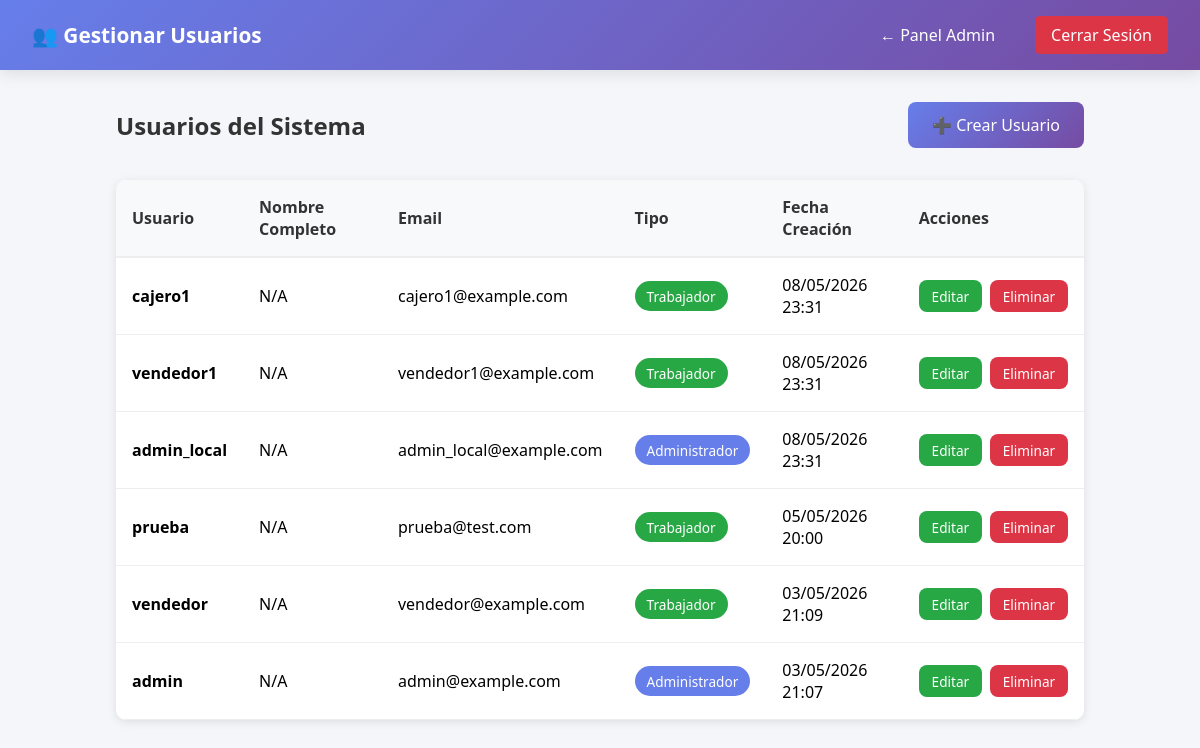
The page /configuracion/usuarios/ (signed in) on the database as committed earlier.
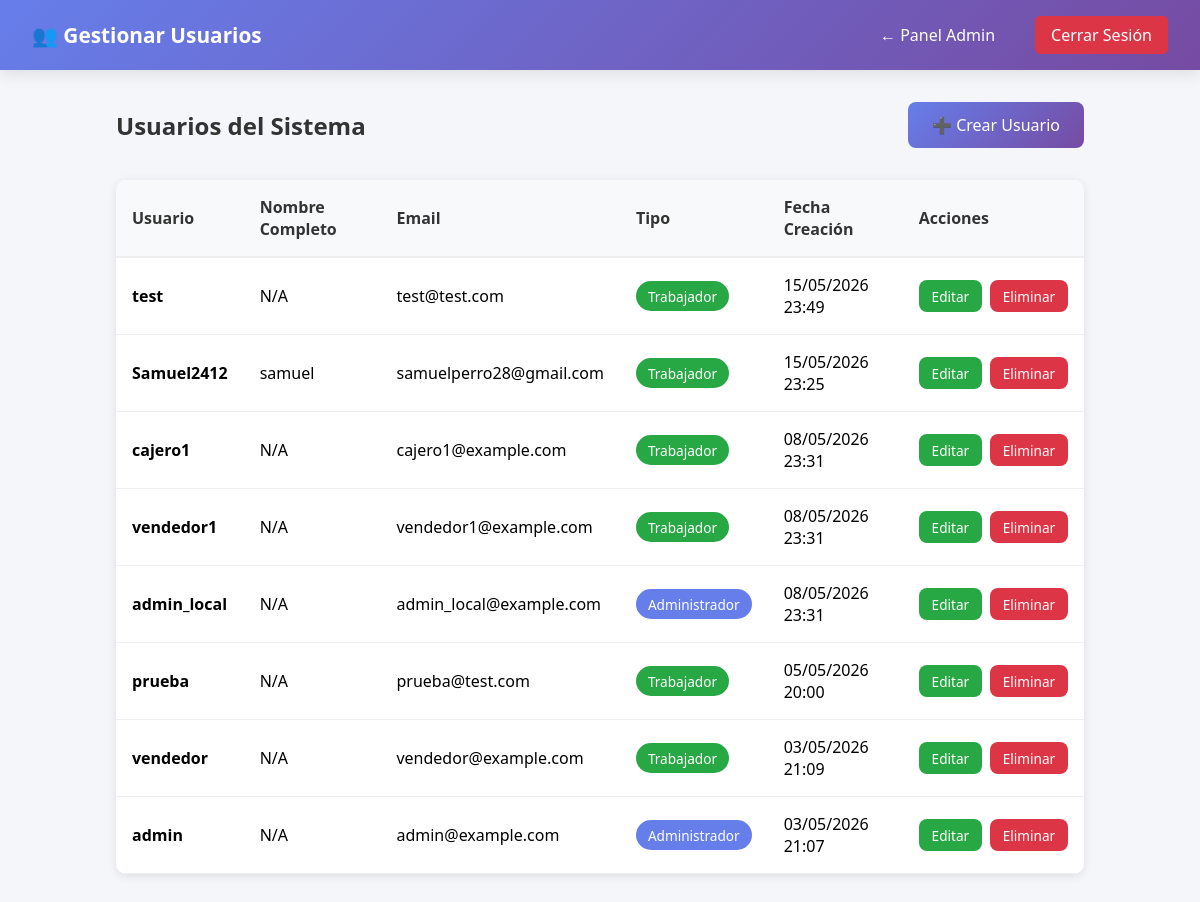
The same page on the database as committed later.
### usuarios/models.py (models this page shows, shortened)
class UsuarioPersonalizado(AbstractUser):
    ROL_CHOICES = (
        ('admin', 'Administrador'),
        ('vendedor', 'Vendedor'),
        ('cajero', 'Cajero'),
    )
    rol = models.CharField(max_length=10, choices=ROL_CHOICES, default='vendedor')
    sucursal = models.ForeignKey(Sucursal, on_delete=models.SET_NULL, null=True, blank=True)
    activo = models.BooleanField(default=True)
    fecha_creacion = models.DateTimeField(auto_now_add=True)
    class Meta:
        verbose_name = "Usuario"
        verbose_name_plural = "Usuarios"

### usuarios/views.py (the view)
# urls.py: path('configuracion/usuarios/', listar_usuarios, name='listar_usuarios'),
@login_required(login_url='login')
@user_passes_test(es_administrador, login_url='punto_de_venta')
def listar_usuarios(request):
    usuarios = User.objects.all().order_by('-date_joined')
    context = {'usuarios': usuarios}
    return render(request, 'admin/listar_usuarios.html', context)

### usuarios/views.py (called while the page is built)
def es_administrador(user):
    return user.is_superuser

### templates/admin/listar_usuarios.html (shortened to what this page needs)
{% load static %}
<!DOCTYPE html>
<html lang="es">
<head>
</head>
<body>
    <div class="navbar">
        <h1>👥 Gestionar Usuarios</h1>
        <div class="navbar-right">
            <a href="{% url 'admin_panel' %}">← Panel Admin</a>
            <a href="{% url 'inicio' %}" style="background: #dc3545; padding: 0.5rem 1rem; border-radius: 5px;">Cerrar Sesión</a>
        </div>
    </div>
    <div class="container">
        <div class="header">
            <h2>Usuarios del Sistema</h2>
            <a href="{% url 'crear_usuario' %}" class="btn">➕ Crear Usuario</a>
        </div>
        {% if usuarios %}
            <div class="table-container">
                <table>
                    <thead>
                        <tr>
                            <th>Usuario</th>
                            <th>Nombre Completo</th>
                            <th>Email</th>
                            <th>Tipo</th>
                            <th>Fecha Creación</th>
                            <th>Acciones</th>
                        </tr>
                    </thead>
                    <tbody>
                        {% for usuario in usuarios %}
                            <tr>
                                <td><strong>{{ usuario.username }}</strong></td>
                                <td>{{ usuario.first_name|default:"N/A" }}</td>
                                <td>{{ usuario.email|default:"N/A" }}</td>
                                <td>
                                    {% if usuario.is_superuser %}
                                        <span class="badge badge-admin">Administrador</span>
                                    {% else %}
                                        <span class="badge badge-worker">Trabajador</span>
                                    {% endif %}
                                </td>
                                <td>{{ usuario.date_joined|date:"d/m/Y H:i" }}</td>
                                <td>
                                    <div class="actions">
                                        <a href="{% url 'editar_usuario' usuario.id %}" class="btn btn-small btn-edit">Editar</a>
                                        <a href="{% url 'eliminar_usuario' usuario.id %}" class="btn btn-small btn-delete">Eliminar</a>
                                    </div>
                                </td>
                            </tr>
                        {% endfor %}
                    </tbody>
                </table>
            </div>
        {% else %}
            <div class="empty">
                <div class="empty-icon">📭</div>
                <h3>No hay usuarios</h3>
                <p>Crea el primer usuario <a href="{% url 'crear_usuario' %}">aquí</a></p>
            </div>
        {% endif %}
    </div>
</body>
</html>

### templates/admin/listar_usuarios.html (style rules this page uses)
* { margin: 0; padding: 0; box-sizing: border-box; }
body { font-family: 'Segoe UI', Tahoma, Geneva, Verdana, sans-serif; background: #f5f6fa; }
.navbar { background: linear-gradient(135deg, #667eea 0%, #764ba2 100%); padding: 1rem 2rem; box-shadow: 0 4px 15px rgba(0, 0, 0, 0.1); display: flex; justify-content: space-between; align-items: center; color: white; }
.navbar h1 { font-size: 1.3rem; }
.navbar-right { display: flex; gap: 1.5rem; align-items: center; }
.navbar a { color: white; text-decoration: none; font-weight: 500; padding: 0.5rem 1rem; border-radius: 5px; transition: background 0.3s; }
.container { max-width: 1000px; margin: 2rem auto; padding: 0 1rem; }
.header { display: flex; justify-content: space-between; align-items: center; margin-bottom: 2rem; }
.header h2 { color: #333; }
.btn { background: linear-gradient(135deg, #667eea 0%, #764ba2 100%); color: white; padding: 0.75rem 1.5rem; border: none; border-radius: 8px; cursor: pointer; font-weight: 500; text-decoration: none; display: inline-block; transition: transform 0.2s; }
.btn-small { padding: 0.4rem 0.8rem; font-size: 0.85rem; }
.btn-edit { background: #28a745; }
.btn-delete { background: #dc3545; }
.table-container { background: white; border-radius: 10px; box-shadow: 0 2px 10px rgba(0, 0, 0, 0.1); overflow: hidden; }
table { width: 100%; border-collapse: collapse; }
thead { background: #f8f9fa; border-bottom: 2px solid #eee; }
th { padding: 1rem; text-align: left; font-weight: 600; color: #333; }
tbody tr { border-bottom: 1px solid #eee; transition: background 0.2s; }
td { padding: 1rem; }
.badge { display: inline-block; padding: 0.35rem 0.75rem; border-radius: 20px; font-size: 0.85rem; font-weight: 500; }
.badge-admin { background: #667eea; color: white; }
.badge-worker { background: #28a745; color: white; }
.actions { display: flex; gap: 0.5rem; }

Rows that differ between the two databases and show on the page:
added UsuarioPersonalizado: username "test", first_name "N/A", email "test@test.com", is_superuser "Trabajador", date_joined "15/05/2026 23:49"
added UsuarioPersonalizado: username "Samuel2412", first_name "samuel", email "samuelperro28@gmail.com", is_superuser "Trabajador", date_joined "15/05/2026 23:25"
